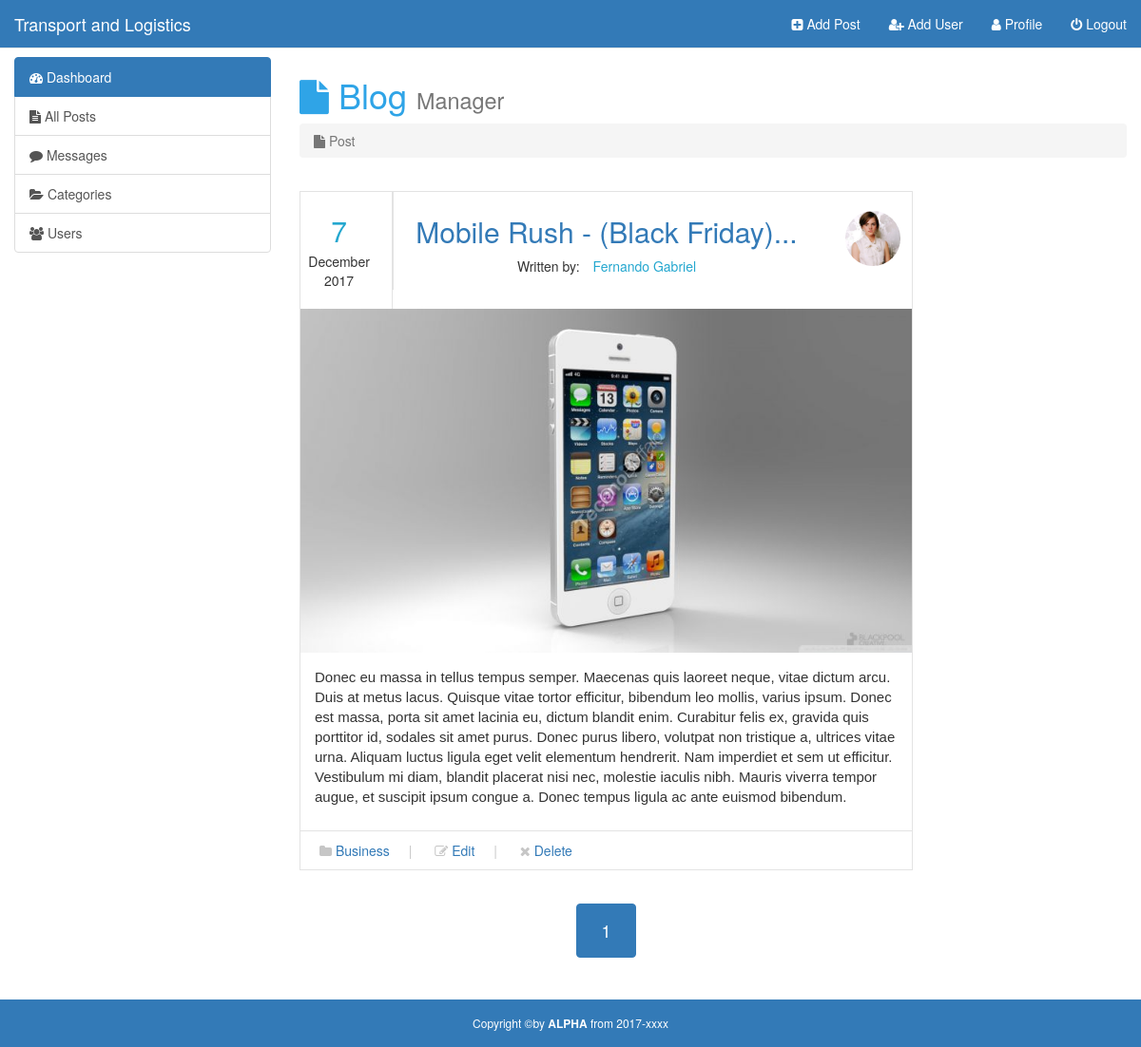
Screenshot of /Admin/post.php (signed in) with the database file from the repository.
### tables this page shows
CREATE TABLE `post` (
  `id` int(255) NOT NULL,
  `title` varchar(255) NOT NULL,
  `description` text NOT NULL,
  `image` varchar(255) NOT NULL,
  `author` int(255) NOT NULL,
  `category` varchar(255) NOT NULL,
  `time` datetime NOT NULL,
  `view` int(11) NOT NULL
);

CREATE TABLE `users` (
  `id` int(255) NOT NULL,
  `author` varchar(255) NOT NULL,
  `email` varchar(255) NOT NULL,
  `pwd` varchar(255) NOT NULL,
  `Profile` varchar(255) NOT NULL
);

### Admin/post.php (the view, shortened to what this page needs)
<?php
	require_once 'inc/top.php';
	$num_of_post = 3;
	if (isset($_GET['page'])) {
		$page_id = mysql_entities_fix_string($conn, $_GET['page']);
	} else {
		$page_id = 1;
	}
	if (isset($_POST['search'])) {
		$search = mysql_entities_fix_string($conn, $_POST['search-title']);
		$all_post_query = "SELECT * FROM post";
		$all_post_query .= " WHERE MATCH(title) AGAINST('$search' IN BOOLEAN MODE)";
		$all_post_run = mysqli_query($conn, $all_post_query);
		$all_post = mysqli_num_rows($all_post_run);
		$total_pages = ceil($all_post / $num_of_post);
		$post_start_from = ($page_id - 1) * $num_of_post;
	} else {
		$all_post_query = "SELECT * FROM post";
		$all_post_run = mysqli_query($conn, $all_post_query);
		$all_post = mysqli_num_rows($all_post_run);
		$total_pages = ceil($all_post / $num_of_post);
		$post_start_from = ($page_id - 1) * $num_of_post;
	}
 ?>
<body>
	<div id="wrapper">
		<?php require_once 'inc/header.php'; ?>
		<div class="container-fluid body-section">
			<div class="row">
				<div class="col-md-3">
					<?php require_once 'inc/sidebar.php'; ?>
				</div>
				<div class="col-md-9">
					<h1 class="head"><i class=" fa fa-file"></i> Blog <small>Manager</small></h1>
					<ol class="breadcrumb">
						<li class="active"><i class="fa fa-file"></i> Post</li>
					</ol>
					<div class="row">
						<div class="col-sm-9">
							<?php
							$sql = "SELECT id, image, DATE_FORMAT(time, '%h:%i %p %b %D %Y'), YEAR(time), DAY(time), MONTHNAME(time),title, description, category, author FROM post";
							$sql .= " ORDER BY time DESC LIMIT $post_start_from, $num_of_post";
							$result = mysqli_query($conn, $sql);
							if (mysqli_num_rows($result) > 0) {
								while ($row = mysqli_fetch_assoc($result)) {
								$p_id = $row['id'];
								$username = $row['author'];
								$p_message = $row['description'];
								$p_title = $row['title'];
								$p_cate = $row['category'];
								$p_day = $row["DAY(time)"];
								$p_month = $row["MONTHNAME(time)"];;
								$p_year = $row["YEAR(time)"];;
								$p_imgname = $row['image'];
								$path = "photo/Upload/".$p_imgname;
								$sql5 = "SELECT Profile, author FROM users WHERE id='$username'";
								$result5 = mysqli_query($conn, $sql5);
								$row5 = mysqli_fetch_assoc($result5);
								$author = $row5['author'];
								if ($row5['Profile'] != "img") {
									$pro = $row5['Profile'];
									$pro2 = "photo/Thumb/thumb_".$pro;
								} else{
									$pro = $row5['Profile'];
									$pro2 = "assets/Gift.jpg";
								}
								echo <<<__END
								<div class="post">
									<div class="row">
										<div class="col-md-2 post-date">
											<div class="day">$p_day</div>
											<div class="month">$p_month</div>
											<div class="year">$p_year</div>
										</div>
										<div class="col-md-8 post-title">
											<a href="#"><h2>$p_title</h2></a>
											<p>Written by: <span>$author</span></p>
										</div>
										<div class="col-md-2 profile-picture">
											<img src="$pro2" alt="Gift" class="img-circle">
										</div>
									</div>
									<a href=""><img class="img-responsive" src="$path" alt="Post Image"></a>
									<p class="desc">$p_message</p>
									<div class="bottom">
										<span class="first"><i class="fa fa-folder"></i><a href=""> $p_cate</a></span>|
										<span class="sec first"><i class="fa fa-edit"></i><a href="editPost.php?pid=$p_id&edit=edit"> Edit</a></span>|
										<span class="sec"><i class="fa fa-remove"></i><a href="post.php?pid=$p_id&page=$page_id&delete=delete&delTitle=$p_title&path=$path"> Delete</a></span>
									</div>
								</div>
__END;
								}
							} else {
								echo "<h2>No Post avaliable</h2>";
							}
							?>
							<nav id="pagination">
							  <ul class="pagination">
							  	<?php
							  		for ($i=1; $i <= $total_pages; $i++) {
							  			echo "<li class='".($page_id == $i ? 'active' : '')."'><a href='post.php?page=".$i."&".(isset($cat_name)?"cat=$cat_id":"")."'>$i</a></li>";
							  		}
							  	 ?>
							  </ul>
							</nav>
						</div>
					</div>
				</div>
			</div>
		</div>
			<?php require_once 'inc/footer.php'; ?>
	</div>
</body>
</html>

### Admin/inc/top.php (shortened to what this page needs)
<!DOCTYPE html>
<html>
<head>
	<link rel="stylesheet" type="text/css" href="css/font-awesome.css">
	<link rel="stylesheet" type="text/css" href="css/bootstrap.css">
	<link rel="stylesheet" type="text/css" href="css/animated.css">
	<link rel="stylesheet" type="text/css" href="css/styles.css">
</head>

### Admin/inc/header.php (shortened to what this page needs)
<nav class="navbar navbar-default navbar-fixed-top">
		  <div class="container-fluid">
		    <div class="navbar-header">
		      <a class="navbar-brand" href="#">Transport and Logistics</a>
		    </div>
		    <div class="collapse navbar-collapse" id="bs-example-navbar-collapse-1">
		      <ul class="nav navbar-nav navbar-right">
		        <li><a href="addPost.php"><i class="fa fa-plus-square"></i> Add Post</a></li>
		        <li><a href="addUser.php"><i class="fa fa-user-plus"></i> Add User</a></li>
		        <li><a href="profile.php"><i class="fa fa-user"></i> Profile</a></li>
		        <li><a href="logout.php"><i class="fa fa-power-off"></i> Logout</a></li>
		      </ul>
		    </div>
		  </div>
		</nav>

### Admin/inc/sidebar.php
<div class="list-group">
  	<a href="index.php" class="list-group-item active">
    	<i class=" fa fa-tachometer"></i> Dashboard
  	</a>
  	<a href="post.php" class="list-group-item">
  		<i class=" fa fa-file-text"></i> All Posts
  	</a>
  	<a href="message.php" class="list-group-item">
	  	<i class="fa fa-comment"></i> Messages
	</a>
  	<a href="categories.php" class="list-group-item">
  		<i class=" fa fa-folder-open"></i> Categories
  	</a>
  	<a href="user.php" class="list-group-item">
  		<i class=" fa fa-users"></i> Users
  	</a>
</div>

### Admin/inc/footer.php
<footer class="text-center fixed-bottom">
			Copyright &copy;by <a href="#" >ALPHA</a> from 2017-xxxx
		</footer>

### Admin/css/styles.css (style rules this page uses)
html,body { height: 100%; }
body { padding-top: 60px; }
.navbar { background: #337ab7; }
.navbar a { color: white!important; }
.head { color: #2fa4e7; }
.body-section { padding-bottom: 70px; }
#wrapper { min-height: 100%; position: relative; }
.post { background: white; border: 1px solid #E3E3E3; margin: 15px 0px; }
.post .post-date { padding: 20px; text-align: center; border-right: 1px solid #E3E3E3; }
.post .post-date .day { font-size: 30px; color: #24A7CF; }
.post .post-date .year { font-weight: 100; }
.post .post-title { padding: 5px 20px; border-left: 1px solid #E3E3E3; text-align: center; }
.post .post-title span { color: #24A7CF; font-weight: 100; margin-left: 10px; }
.post .profile-picture { padding: 20px; text-align: center; }
.post .profile-picture img { width: 80%; }
.post .desc { font-family: arial; font-size: 15px; font-weight: 100; padding: 15px; line-height: 21px; }
.post .bottom { padding: 10px 20px; border-top: 1px solid #E3E3E3; color: #C6C6C6; }
.post .bottom .sec { margin-left: 20px; }
.post .bottom .first { margin-right: 20px; }
nav#pagination { text-align: center; }
.pagination > li > a { color: #24A7CF; padding: 15px 25px; font-size: 18px; }
footer { background: #337ab7; color: white; height: 50px; line-height: 50px; font-size: 12px; position: absolute; bottom: 0px; width: 100%; }
footer a { color: white; font-weight: bold; }

### rows the page displays
post: p_day "7", p_month "December", p_year "2017", title "Mobile Rush - (Black Friday)...", users.author "Fernando Gabriel", users.Profile (picture), image (picture), description "Donec eu massa in tellus tempus semper. Maecenas quis laoreet neque, vitae dictum arcu. Duis at metus lacus. Quisque vitae tortor efficitur, bibendum leo mollis, varius ipsum. Donec est massa, porta sit amet lacinia eu, dictum blandit enim. Curabitur felis ex, gravida quis porttitor id, sodales sit amet purus. Donec purus libero, volutpat non tristique a, ultrices vitae urna. Aliquam luctus ligula eget velit elementum hendrerit. Nam imperdiet et sem ut efficitur. Vestibulum mi diam, blandit placerat nisi nec, molestie iaculis nibh. Mauris viverra tempor augue, et suscipit ipsum congue a. Donec tempus ligula ac ante euismod bibendum.", category "Business"
